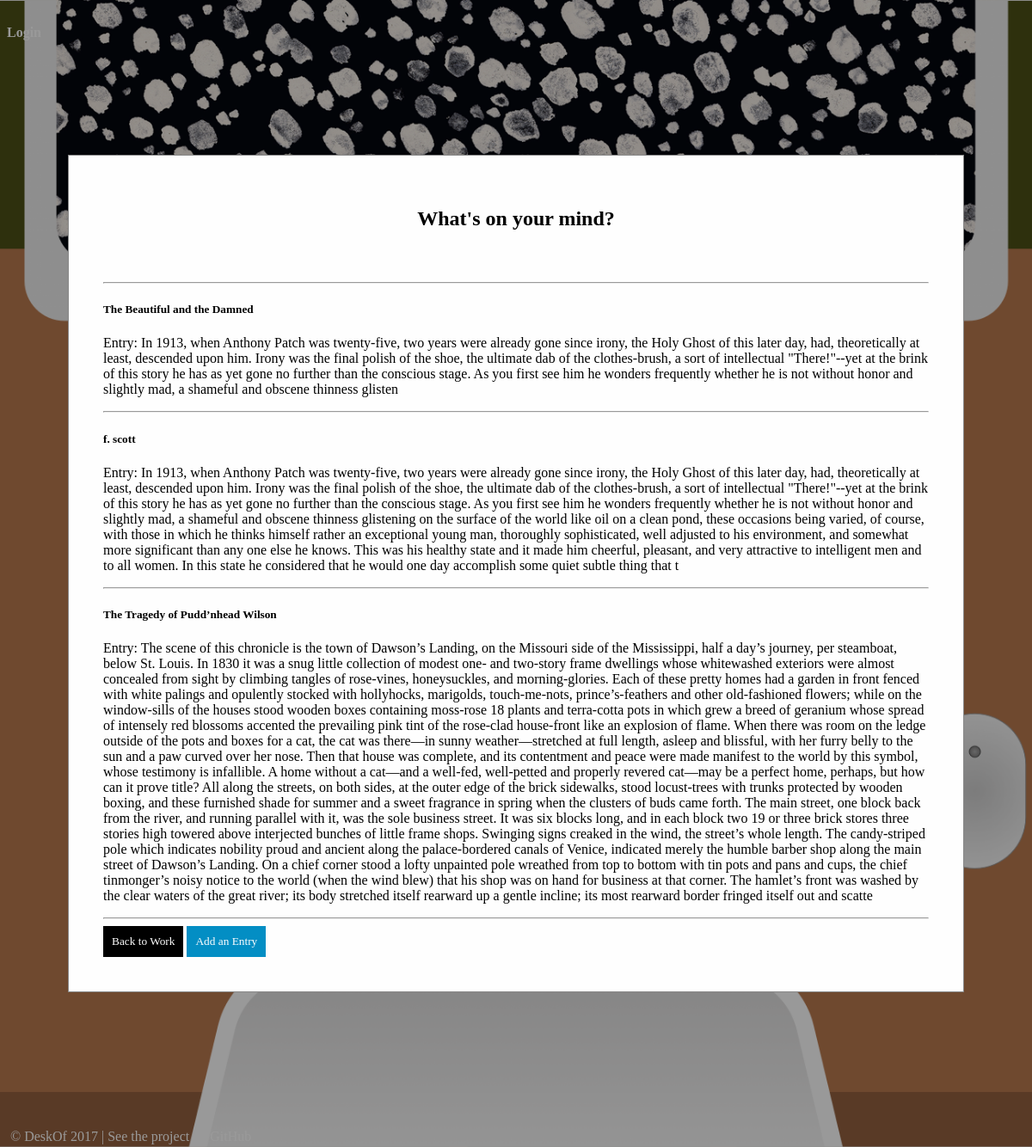
The page /journal/ on the database its author committed.
### main_app/models.py (models this page shows)
class Journal(models.Model):
    title = models.CharField(max_length=100)
    entry = models.CharField(max_length=2500)
    user = models.ForeignKey(User)

### main_app/views.py (the view)
# urls.py: url(r'^journal/$', views.index_journal),
def index_journal(request):
    journals = Journal.objects.all()
    form = JournalForm()
    return render(request, 'journal-index.html', {'journals':journals, 'form':form})

### main_app/templates/journal-index.html (shortened to what this page needs)
{% extends 'base.html' %}
{% load staticfiles %}
{% block content %}
<div id="box">
  <div id="content">
    <h2>What's on your mind?</h2>
    {% for journal in journals %}
    <hr />
      <a href="/journal/{{journal.id}}">
        <h5>{{ journal.title }}</h5>
        <p>Entry: {{ journal.entry }}</p>
      </a>
    {% endfor %}
    <hr />
    <button class="work" type="button" name="button"><a href="/">Back to Work</a></button>
    <button id="myBtn">Add an Entry</button>
  </div>
</div>
{% endblock %}

### main_app/static/style.css (style rules this page uses)
* { font-family: avenir; }
html { background: url(images/profile-desk.png) no-repeat center center fixed; -webkit-background-size: cover; -moz-background-size: cover; -o-background-size: cover; background-size: cover; }
a { color: inherit; text-decoration: none; }
#box { position: fixed; z-index: 1; left: 0; top: 0; width: 100%; height: 100%; overflow: auto; background-color: rgb(0,0,0); background-color: rgba(0,0,0,0.4); }
#content { background-color: #fefefe; margin: 15% auto; padding: 40px; border: 1px solid #888; width: 80%; }
h2 { margin-top: 20px; margin-bottom: 60px; text-align: center; }
.work { background: black; color: white; padding: 10px; border: none; }
#myBtn { background: #038EC4; color: white; padding: 10px; border: none; }

### rows shown on the page
Journal: title "The Beautiful and the Damned", entry "In 1913, when Anthony Patch was twenty-five, two years were already gone since irony, the Holy Ghost of this later day, had, theoretically at least, descended upon him. Irony was the final polish of the shoe, the ultimate dab of the clothes-brush, a sort of intellectual \"There!\"--yet at the brink of this story he has as yet gone no further than the conscious stage. As you first see him he wonders frequently whether he is not without honor and slightly mad, a shameful and obscene thinness glisten"
Journal: title "f. scott", entry "In 1913, when Anthony Patch was twenty-five, two years were already gone since irony, the Holy Ghost of this later day, had, theoretically at least, descended upon him. Irony was the final polish of the shoe, the ultimate dab of the clothes-brush, a sort of intellectual \"There!\"--yet at the brink of this story he has as yet gone no further than the conscious stage. As you first see him he wonders frequently whether he is not without honor and slightly mad, a shameful and obscene thinness glistening on the surface of the world like oil on a clean pond, these occasions being varied, of course, with those in which he thinks himself rather an exceptional young man, thoroughly sophisticated,…"
Journal: title "The Tragedy of Pudd’nhead Wilson", entry "The scene of this chronicle is the town of Dawson’s Landing, on the Missouri side of the Mississippi, half a day’s journey, per steamboat, below St. Louis. In 1830 it was a snug little collection of modest one- and two-story frame dwellings whose whitewashed exteriors were almost concealed from sight by climbing tangles of rose-vines, honeysuckles, and morning-glories. Each of these pretty homes had a garden in front fenced with white palings and opulently stocked with hollyhocks, marigolds, touch-me-nots, prince’s-feathers and other old-fashioned flowers; while on the window-sills of the houses stood wooden boxes containing moss-rose 18 plants and terra-cotta pots in which grew a breed of…"
